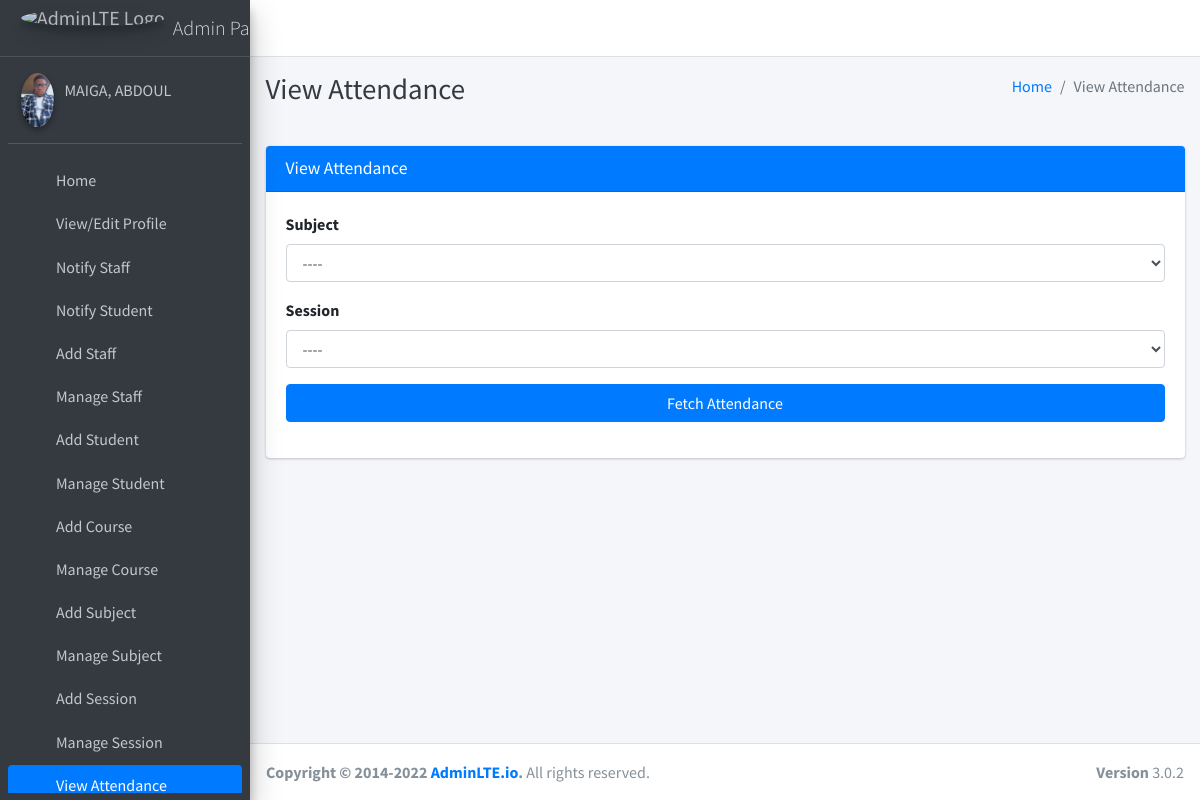
The page /attendance/view/ (signed in) on the database its author committed.
### student_managment/models.py (models this page shows)
class CustomUser(AbstractUser):
    USER_TYPE = ((1, "HOD"), (2, "Staff"), (3, "Student"))
    GENDER = [("M", "Male"), ("F", "Female")]
    username = None  # Removed username, using email instead
    email = models.EmailField(unique=True)
    user_type = models.CharField(default=1, choices=USER_TYPE, max_length=1)
    gender = models.CharField(max_length=1, choices=GENDER)
    profile_pic = models.ImageField()
    address = models.TextField()
    fcm_token = models.TextField(default="")  # For firebase notifications
    created_at = models.DateTimeField(auto_now_add=True)
    updated_at = models.DateTimeField(auto_now=True)
    USERNAME_FIELD = "email"
    REQUIRED_FIELDS = []
    objects = CustomUserManager()
    def __str__(self):
        return self.last_name + ", " + self.first_name

### student_managment/hod_views.py (the view)
# urls.py: path("attendance/view/", hod_views.admin_view_attendance,
def admin_view_attendance(request):
    subjects = Subject.objects.all()
    sessions = Session.objects.all()
    context = {
        'subjects': subjects,
        'sessions': sessions,
        'page_title': 'View Attendance'
    }
    return render(request, "hod_template/admin_view_attendance.html", context)

### student_managment/templates/hod_template/admin_view_attendance.html (shortened to what this page needs)
{% extends 'main_app/base.html' %}
{% load static %}
{% block page_title %}{{page_title}}{% endblock page_title %}
{% block content %}
<section class="content">
    <div class="container-fluid">
        <div class="row">
            <div class="col-md-12">
                <div class="card card-primary">
                    <div class="card-header">
                        <h3 class="card-title">{{page_title}}</h3>
                    </div>
                    <div class="card-body">
                        <div class="form-group">
                            <label>Subject</label>
                            <select name="subject" class="form-control" id='subject'>
                                <option value="">----</option>
                            </select>
                        </div>
                        <div class="form-group">
                            <label>Session</label>
                            <select name="session" class="form-control" id='session'>
                                <option value="">----</option>
                            </select>
                        </div>
                        <div class="form-group"><div  style="display: none;" class="alert alert-danger" id='error_attendance'></div>
                             <button type="button" id='fetch_attendance' class="btn btn-primary btn-block">Fetch
                                    Attendance</button>
                        </div>
                </div>
            </div>
        </div>
    </div>
</section>
{% endblock content %}

### student_managment/templates/main_app/sidebar_template.html (shortened to what this page needs)
{% load static %}
<aside class="main-sidebar sidebar-dark-primary elevation-4">
{% if request.user.user_type == '1' %}
    <a href="{% url 'admin_home' %}" class="brand-link">
        <img src="{% static 'dist/img/AdminLTELogo.png' %} " alt="AdminLTE Logo"
            class="brand-image img-circle elevation-3" style="opacity: .8">
        <span class="brand-text font-weight-light">Admin Panel</span>
    </a>
    <div class="sidebar">
        <div class="user-panel mt-3 pb-3 mb-3 d-flex">
            <div class="image">
                <img src="{{ request.user.profile_pic}}" class="img-circle elevation-2" alt="User Image">
            </div>
            <div class="info">
                <a href="#" class="d-block">{{user}}</a>
            </div>
        </div>
        <nav class="mt-2">
            <ul class="nav nav-pills nav-sidebar flex-column" data-widget="treeview" role="menu" data-accordion="false">
                <li class="nav-item">
                    {% url 'admin_home' as admin_home %}
                    <a href="{{admin_home}}" class="nav-link {% if admin_home == request.path %} active {% endif %}">
                        <i class="nav-icon fas fa-th"></i>
                        <p>
                            Home
                        </p>
                    </a>
                </li>
                <li class="nav-item">
                    {% url 'admin_view_profile' as admin_view_profile %}
                    <a href="{{admin_view_profile}}" class="nav-link {% if admin_view_profile == request.path %} active {% endif %}">
                        <i class="nav-icon fas fa-th"></i>
                        <p>
                            View/Edit Profile
                        </p>
                    </a>
                </li>
                <li class="nav-item">
                    {% url 'admin_notify_staff' as admin_notify_staff %}
                    <a href="{{admin_notify_staff}}" class="nav-link {% if admin_notify_staff == request.path %} active {% endif %}">
                        <i class="nav-icon fas fa-th"></i>
                        <p>
                            Notify Staff
                        </p>
                    </a>
                </li>
                <li class="nav-item">
                    {% url 'admin_notify_student' as admin_notify_student %}
                    <a href="{{admin_notify_student}}" class="nav-link {% if admin_notify_student == request.path %} active {% endif %}">
                        <i class="nav-icon fas fa-th"></i>
                        <p>
                            Notify Student
                        </p>
                    </a>
                </li>
                <li class="nav-item">
                    {% url 'add_staff' as add_staff %}
                    <a href="{{add_staff}}" class="nav-link {% if add_staff == request.path %} active {% endif %}">
                        <i class="nav-icon fas fa-th"></i>
                        <p>
                            Add Staff
                        </p>
                    </a>
                </li>
                <li class="nav-item">
                    {% url 'manage_staff' as manage_staff %}
                    {% url 'edit_staff' staff_id as edit_staff %}
                    <a href="{{manage_staff}}"
                        class="nav-link {% if manage_staff == request.path or request.path == edit_staff %} active {% endif %}">
                        <i class="nav-icon fas fa-th"></i>
                        <p>
                            Manage Staff
                        </p>
                    </a>
                </li>
                <li class="nav-item">
                    {% url 'add_student' as add_student%}
                    <a href="{{add_student}}" class="nav-link  {% if add_student == request.path %} active {% endif %}">
                        <i class="nav-icon fas fa-th"></i>
                        <p>
                            Add Student
                        </p>
                    </a>
                </li>
                <li class="nav-item">
                    {% url 'manage_student' as manage_student %}
                    {% url 'edit_student' student_id as edit_student %}
                    <a href="{{manage_student}}"
                        class="nav-link  {% if edit_student == request.path or manage_student == request.path %} active {% endif %}">
                        <i class="nav-icon fas fa-th"></i>
                        <p>
                            Manage Student
                        </p>
                    </a>
                </li>
                <li class="nav-item">
                    {% url 'add_course' as add_course %}
                    <a href="{{add_course}}" class="nav-link  {% if add_course == request.path %} active {% endif %}">
                        <i class="nav-icon fas fa-th"></i>
                        <p>
                            Add Course
                        </p>
                    </a>
                </li>
                <li class="nav-item">
                    {% url 'manage_course' as manage_course %}
                    {% url 'edit_course' course_id as edit_course %}
                    <a href="{{manage_course}}"
                        class="nav-link  {% if edit_course == request.path or manage_course == request.path %} active {% endif %}">
                        <i class="nav-icon fas fa-th"></i>
                        <p>
                            Manage Course
                        </p>
                    </a>
                </li>
                <li class="nav-item">
                    {% url 'add_subject' as add_subject %}
                    <a href="{{add_subject}}" class="nav-link  {% if add_subject == request.path %} active {% endif %}">
                        <i class="nav-icon fas fa-th"></i>
                        <p>
                            Add Subject
                        </p>
                    </a>
                </li>
                <li class="nav-item">
                    {% url 'manage_subject' as manage_subject %}
                    {% url 'edit_subject' subject_id as edit_subject %}
                    <a href="{{manage_subject}}"
                        class="nav-link  {% if edit_subject == request.path or manage_subject == request.path %} active {% endif %}">
                        <i class="nav-icon fas fa-th"></i>
                        <p>
                            Manage Subject
                        </p>
                    </a>
                </li>
                <li class="nav-item">
                    {% url 'add_session' as add_session %}
                    <a href="{{add_session}}" class="nav-link  {% if add_session == request.path %} active {% endif %}">
                        <i class="nav-icon fas fa-th"></i>
                        <p>
                            Add Session
                        </p>
                    </a>
                </li>
                <li class="nav-item">
                {% url 'manage_session' as manage_session %}
                {% url 'edit_session' session_id as edit_session %}
                <a href="{{manage_session}}"
                    class="nav-link  {% if edit_session == request.path or manage_session == request.path %} active {% endif %}">
                    <i class="nav-icon fas fa-th"></i>
                    <p>
                        Manage Session
                    </p>
                </a>
        </li>
                <li class="nav-item">
                    {% url 'admin_view_attendance' as admin_view_attendance %}
                    <li class="nav-item">
                        <a href="{{admin_view_attendance}}" class="nav-link  {% if admin_view_attendance == request.path %} active {% endif %}">
                            <i class="nav-icon fas fa-th"></i>
                            <p>
                                View Attendance
                            </p>
                        </a>
                    </li>
{% endif %}
</ul>
</nav>
</div>
</aside>

### rows shown on the page
CustomUser: user.profile_pic (picture), last_name+first_name "MAIGA, ABDOUL"

### other values the page prints
{{ page_title }} "View Attendance"
